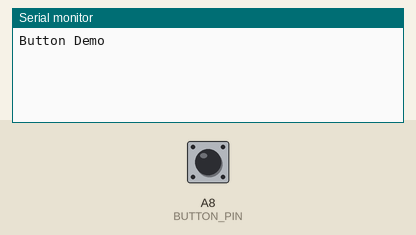
Recording of a sketch running on a simulated Arduino Mega 2560, built with avr-gcc and run on an emulated ATmega2560. Parts: the last lines printed to the serial monitor. The inputs (shaded band) are chosen by the test bench; at power-on: A8 (BUTTON_PIN) HIGH.

Above: at 1.2 s.
1.3 s: A8 (BUTTON_PIN) pulled LOW for 0.15 s
At 1.48 s:
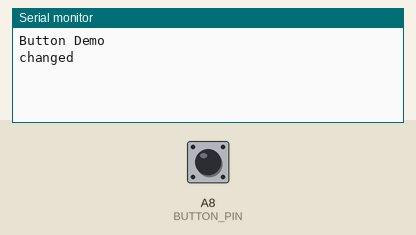
At 2.7 s:
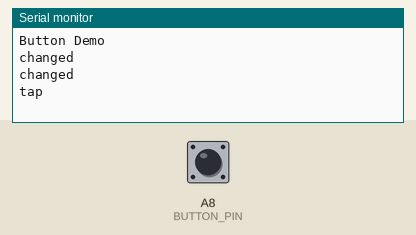

Measured:
- after the input at 1.3 s, the serial monitor: prints a new line after 0.05 s (image 1)

The sketch:

button2singleSimple.ino
```cpp
/////////////////////////////////////////////////////////////////

#include "Button2.h";

/////////////////////////////////////////////////////////////////

#define BUTTON_PIN  A8

/////////////////////////////////////////////////////////////////

Button2 button = Button2(BUTTON_PIN);

/////////////////////////////////////////////////////////////////

void setup() {
  Serial.begin(9600);
  delay(50);
  Serial.println("\n\nButton Demo");

  button.setChangedHandler(changed);
  //button.setPressedHandler(pressed);
  //button.setReleasedHandler(released);

  // captures any type of click, longpress or shortpress
  button.setTapHandler(tap);
}

/////////////////////////////////////////////////////////////////

void loop() {
  button.loop();
}

/////////////////////////////////////////////////////////////////

void pressed(Button2& btn) {
    Serial.println("pressed");
}
void released(Button2& btn) {
    Serial.print("released: ");
    Serial.println(btn.wasPressedFor());
}
void changed(Button2& btn) {
    Serial.println("changed");
}
void tap(Button2& btn) {
    Serial.println("tap");
}
/////////////////////////////////////////////////////////////////
```
